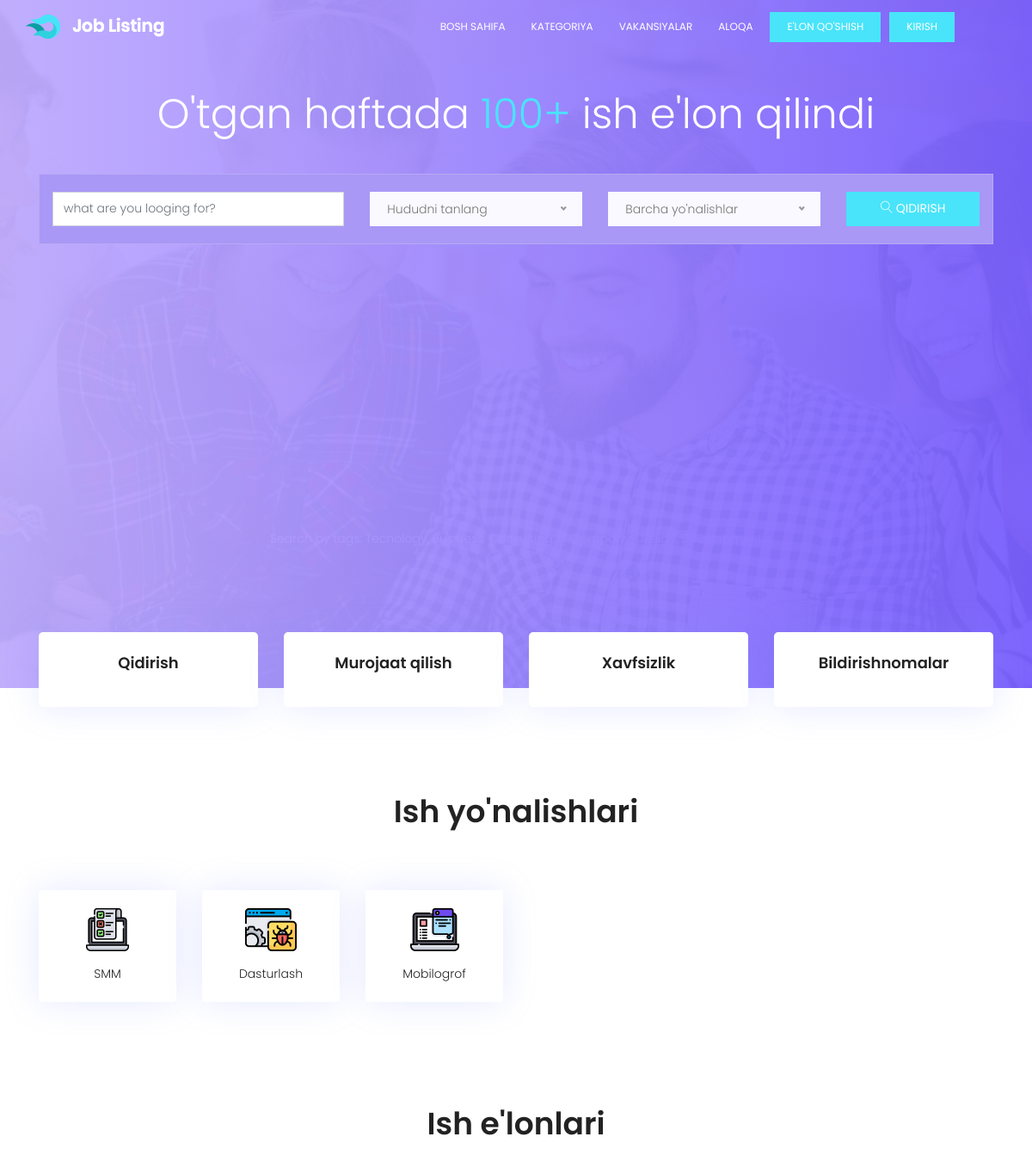
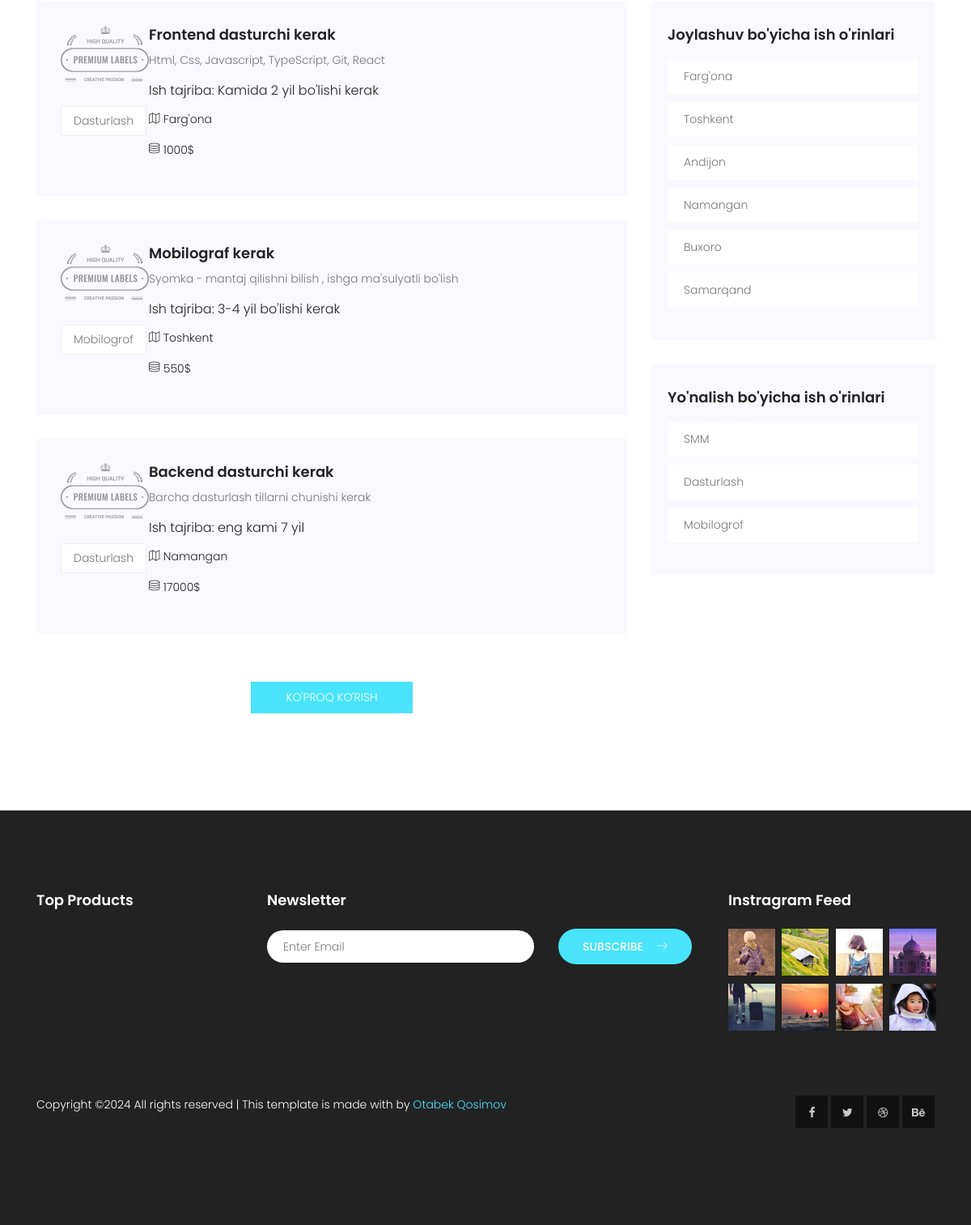
The page / on the database its author committed (2 pictures, top to bottom).
### app/models.py (models this page shows, shortened)
class Yonalish(models.Model):
    name = models.CharField(max_length=100, verbose_name="Yo'nalish")
    image = models.ImageField(upload_to='img/', verbose_name="rasm")
    def __str__(self):
        return self.name

class Vacancy(models.Model):
    name = models.CharField(max_length=100, verbose_name="Vakansiya")
    yonalish = models.ForeignKey(Yonalish, on_delete=models.CASCADE, verbose_name="Yo'nalish")
    company_name = models.CharField(max_length=100, verbose_name="Kompaniya nomi")
    required_work_experience = models.CharField(max_length=100, verbose_name="Ish tajriba")
    requirements = models.TextField(verbose_name="Talablar")
    addres = models.ForeignKey(Area, on_delete=models.CASCADE, verbose_name="Manzil")
    salary = models.IntegerField(verbose_name="Maosh")
    image = models.ImageField(upload_to='img/', verbose_name="Rasm")

class Area(models.Model):
    name = models.CharField(max_length=100, verbose_name='Shahar')
    def __str__(self):
        return self.name

### app/views.py (the view)
# urls.py: path('', index, name='index'),
def index(request):
    vacancies = Vacancy.objects.all()
    three_vacan = Vacancy.objects.all()[0:3]
    yonalishlar = Yonalish.objects.all()
    areas = Area.objects.all()
    ctx = {
        'vacancies': vacancies,
        'yonalishlar': yonalishlar,
        'areas': areas,
        'three_vacan': three_vacan
    }
    return render(request, 'blog/index.html', ctx)

### templates/blog/index.html
{% extends 'base.html'%}
{% block main %}
<section class="features-area">
    <div class="container">
        <div class="row">
            <div class="col-lg-3 col-md-6">
                <div class="single-feature">
                    <h4>Qidirish</h4>
                </div>
            </div>
            <div class="col-lg-3 col-md-6">
                <div class="single-feature">
                    <h4>Murojaat qilish</h4>
                </div>
            </div>
            <div class="col-lg-3 col-md-6">
                <div class="single-feature">
                    <h4>Xavfsizlik</h4>
                </div>
            </div>
            <div class="col-lg-3 col-md-6">
                <div class="single-feature">
                    <h4>Bildirishnomalar</h4>
                </div>
            </div>
        </div>
    </div>
</section>
<section class="feature-cat-area pt-100" id="category">
    <div class="container">
        <div class="row d-flex justify-content-center">
            <div class="menu-content pb-60 col-lg-10">
                <div class="title text-center">
                    <h1 class="mb-10">Ish yo'nalishlari</h1>
                </div>
            </div>
        </div>
        <div class="row">
            {% for i in yonalishlar %}
            <div class="col-lg-2 col-md-4 col-sm-6">
                <div class="single-fcat">
                    <a href="{% url 'categories' i.id %}">
                        <img src="{{ i.image.url }}" alt="">
                    </a>
                    <p>{{ i.name }}</p>
                </div>
            </div>
            {% endfor %}
        </div>
    </div>
</section>
<section class="post-area section-gap" id="vacancy">
          <div class="title text-center">
                    <h1 class="mb-10">Ish e'lonlari</h1>
                </div>
    <div class="container">
        <div class="row justify-content-center d-flex">
            <div class="col-lg-8 post-list">
                {% for vacancy in three_vacan %}
                <div class="single-post d-flex flex-row">
                    <div class="thumb">
                        <img src="img/post.png" alt="">
                        <ul class="tags">
                            <li>
                                <a href="/">{{ vacancy.yonalish }}</a>
                            </li>
                        </ul>
                    </div>
                    <div class="details justify-content-between">
                        <div class="title d-flex flex-row justify-content-between">
                            <div class="titles">
                                <a href="/"><h4> {{ vacancy.name }}</h4></a>
                            </div>
                        </div>
                        <p> {{ vacancy.requirements }}</p>
                        <h5>Ish tajriba: {{ vacancy.required_work_experience }}</h5>
                        <p class="address"><span class="lnr lnr-map"></span> {{ vacancy.addres }}</p>
                        <p class="address"><span class="lnr lnr-database"></span> {{ vacancy.salary }}$</p>
                    </div>
                </div>
                {% endfor %}
                <a class="text-uppercase loadmore-btn mx-auto d-block" href="{% url 'all_vacan' %}">Ko'proq ko'rish</a>
            </div>
            <div class="col-lg-4 sidebar">
                <div class="single-slidebar">
                    <h4>Joylashuv bo'yicha ish o'rinlari</h4>
                    <ul class="cat-list">
                        {% for i in areas %}
                        <li><a class="justify-content-between d-flex" href="{% url 'areas' i.id %}"><p>{{ i.name }}</p></a></li>
                        {% endfor %}
                    </ul>
                </div>
                <div class="single-slidebar">
                    <h4>Yo'nalish bo'yicha ish o'rinlari</h4>
                    <ul class="cat-list">
                        {% for i in yonalishlar %}
                        <li><a class="justify-content-between d-flex" href="category.html"><p>{{ i.name }}</p></a></li>
                        {% endfor %}
                    </ul>
                </div>
            </div>
        </div>
    </div>
</section>
{% endblock main%}

### templates/base.html (shortened to what this page needs)
<!DOCTYPE html>
{% load static %}
<html lang="zxx" class="no-js">
<head>
    <link rel="stylesheet" href="{% static 'css/linearicons.css' %}">
    <link rel="stylesheet" href="{% static 'css/font-awesome.min.css' %}">
    <link rel="stylesheet" href="{% static 'css/bootstrap.css' %}">
    <link rel="stylesheet" href="{% static 'css/magnific-popup.css' %}">
    <link rel="stylesheet" href="{% static 'css/nice-select.css' %}">
    <link rel="stylesheet" href="{% static 'css/animate.min.css' %}">
    <link rel="stylesheet" href="{% static 'css/owl.carousel.css' %}">
    <link rel="stylesheet" href="{% static 'css/main.css' %}">
</head>
<body>
<header id="header" id="home">
    <div class="container">
    <div class="row align-items-center justify-content-between d-flex">
        <div id="logo">
            <a href="/"><img src="{% static 'img/logo.png' %}" alt="" title=""/></a>
        </div>
        <nav id="nav-menu-container">
            <ul class="nav-menu">
                <li class="scroll active"><a href="{% url 'index' %}">Bosh sahifa</a></li>
                <li class="scroll"><a href="#category">Kategoriya</a></li>
                <li class="scroll"><a href="#vacancy">Vakansiyalar</a></li>
                <li class="scroll"><a href="#contact">Aloqa</a></li>
                <li><a class="ticker-btn" href="{% url 'create' %}">E'lon qo'shish</a></li>
                <li><a class="ticker-btn" href="#">Kirish</a></li>
            </ul>
        </nav>
    </div>
</div>
</header>
<section class="banner-area relative" id="home">
    <div class="overlay overlay-bg"></div>
    <div class="container">
        <div class="row fullscreen d-flex align-items-center justify-content-center">
            <div class="banner-content col-lg-12 ">
                <h1 class="text-white mt-5">
                   O'tgan haftada  <span>100+</span> ish e'lon qilindi
                </h1>
                <form action="search.html" class="serach-form-area">
                    <div class="row justify-content-center form-wrap">
                        <div class="col-lg-4 form-cols">
                            <input type="text" class="form-control" name="search"
                                   placeholder="what are you looging for?">
                        </div>
                        <div class="col-lg-3 form-cols">
                            <div class="default-select" id="default-selects">
                            </div>
                        </div>
                        <div class="col-lg-3 form-cols">
                            <div class="default-select" id="default-selects2">
                            </div>
                        </div>
                        <div class="col-lg-2 form-cols">
                            <button type="button" class="btn btn-info">
                                <span class="lnr lnr-magnifier"></span> Qidirish
                            </button>
                        </div>
					</div>
                </form>
            </div>
            <p class="text-white"><span>Search by tags:</span> Tecnology, Business, Consulting, IT Company, Design,
                Development</p>
        </div>
    </div>
</section>
{% block main %}
{% endblock main %}
<footer class="footer-area section-gap" id="contact">
    <div class="container">
        <div class="row">
            <div class="col-lg-3  col-md-12">
                <div class="single-footer-widget">
                    <h6>Top Products</h6>
                </div>
            </div>
            <div class="col-lg-6  col-md-12">
                <div class="single-footer-widget newsletter">
                    <h6>Newsletter</h6>
                    <div id="mc_embed_signup">
                        <form target="_blank" novalidate="true"
                              action="https://spondonit.us12.list-manage.com/subscribe/post?u=1462626880ade1ac87bd9c93a&amp;id=92a4423d01"
                              method="get" class="form-inline">
                            <div class="form-group row" style="width: 100%">
                                <div class="col-lg-8 col-md-12">
                                    <input name="EMAIL" placeholder="Enter Email" onfocus="this.placeholder = ''"
                                           onblur="this.placeholder = 'Enter Email '" required="" type="email">
                                </div>
                                <div class="col-lg-4 col-md-12">
                                    <button class="nw-btn primary-btn">Subscribe<span
                                            class="lnr lnr-arrow-right"></span></button>
                                </div>
                            </div>
                        </form>
                    </div>
                </div>
            </div>
            <div class="col-lg-3  col-md-12">
                <div class="single-footer-widget mail-chimp">
                    <h6 class="mb-20">Instragram Feed</h6>
                    <ul class="instafeed d-flex flex-wrap">
                        <li><img src="img/i1.jpg" alt=""></li>
                        <li><img src="img/i2.jpg" alt=""></li>
                        <li><img src="img/i3.jpg" alt=""></li>
                        <li><img src="img/i4.jpg" alt=""></li>
                        <li><img src="img/i5.jpg" alt=""></li>
                        <li><img src="img/i6.jpg" alt=""></li>
                        <li><img src="img/i7.jpg" alt=""></li>
                        <li><img src="img/i8.jpg" alt=""></li>
                    </ul>
                </div>
            </div>
        </div>
        <div class="row footer-bottom d-flex justify-content-between">
            <p class="col-lg-8 col-sm-12 footer-text m-0 text-white">
                Copyright &copy;<script>document.write(new Date().getFullYear());</script>
                All rights reserved | This template is made with by <a
                    href="https://colorlib.com" target="_blank">Otabek Qosimov</a>
            </p>
            <div class="col-lg-4 col-sm-12 footer-social">
                <a href="#"><i class="fa fa-facebook"></i></a>
                <a href="#"><i class="fa fa-twitter"></i></a>
                <a href="#"><i class="fa fa-dribbble"></i></a>
                <a href="#"><i class="fa fa-behance"></i></a>
            </div>
        </div>
    </div>
</footer>
</body>
</html>

### rows shown on the page
Yonalish: image (picture), name "SMM"
Yonalish: image (picture), name "Dasturlash"
Yonalish: image (picture), name "Mobilogrof"
Vacancy: yonalish "Dasturlash", name "Frontend dasturchi kerak", requirements "Html, Css, Javascript, TypeScript, Git, React", required_work_experience "Kamida 2 yil bo'lishi kerak", addres "Farg'ona", salary "1000"
Vacancy: yonalish "Mobilogrof", name "Mobilograf kerak", requirements "Syomka - mantaj qilishni bilish , ishga ma'sulyatli bo'lish", required_work_experience "3-4 yil bo'lishi kerak", addres "Toshkent", salary "550"
Vacancy: yonalish "Dasturlash", name "Backend dasturchi kerak", requirements "Barcha dasturlash tillarni chunishi kerak", required_work_experience "eng kami 7 yil", addres "Namangan", salary "17000"
Area: name "Farg'ona"
Area: name "Toshkent"
Area: name "Andijon"
Area: name "Namangan"
Area: name "Buxoro"
Area: name "Samarqand"
